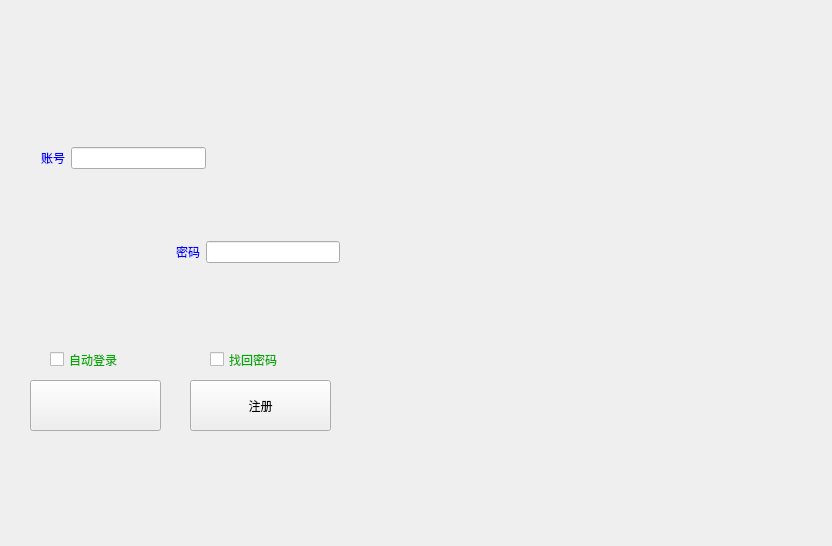
<?xml version="1.0" encoding="UTF-8"?>
<ui version="4.0">
 <class>Widget</class>
 <widget class="QWidget" name="Widget">
  <property name="geometry">
   <rect>
    <x>0</x>
    <y>0</y>
    <width>832</width>
    <height>546</height>
   </rect>
  </property>
  <property name="windowTitle">
   <string>Widget</string>
  </property>
  <property name="styleSheet">
   <string notr="true"/>
  </property>
  <widget class="QWidget" name="verticalLayoutWidget_3">
   <property name="geometry">
    <rect>
     <x>30</x>
     <y>70</y>
     <width>321</width>
     <height>271</height>
    </rect>
   </property>
   <layout class="QVBoxLayout" name="verticalLayout_3">
    <item>
     <layout class="QHBoxLayout" name="horizontalLayout">
      <item>
       <widget class="QLabel" name="label_2">
        <property name="styleSheet">
         <string notr="true">color: rgb(0, 0, 255);
font: 16pt &quot;华文行楷&quot;;</string>
        </property>
        <property name="text">
         <string>账号</string>
        </property>
        <property name="alignment">
         <set>Qt::AlignCenter</set>
        </property>
       </widget>
      </item>
      <item>
       <widget class="QLineEdit" name="lineEdit">
        <property name="styleSheet">
         <string notr="true">font: 75 20pt &quot;Adobe Gurmukhi&quot;;</string>
        </property>
        <property name="text">
         <string/>
        </property>
        <property name="echoMode">
         <enum>QLineEdit::Normal</enum>
        </property>
       </widget>
      </item>
      <item>
       <spacer name="horizontalSpacer">
        <property name="orientation">
         <enum>Qt::Horizontal</enum>
        </property>
        <property name="sizeHint" stdset="0">
         <size>
          <width>40</width>
          <height>20</height>
         </size>
        </property>
       </spacer>
      </item>
     </layout>
    </item>
    <item>
     <layout class="QVBoxLayout" name="verticalLayout">
      <item>
       <layout class="QHBoxLayout" name="horizontalLayout_2">
        <item>
         <spacer name="horizontalSpacer_2">
          <property name="orientation">
           <enum>Qt::Horizontal</enum>
          </property>
          <property name="sizeHint" stdset="0">
           <size>
            <width>40</width>
            <height>20</height>
           </size>
          </property>
         </spacer>
        </item>
        <item>
         <widget class="QLabel" name="label">
          <property name="styleSheet">
           <string notr="true">color: rgb(0, 0, 255);
font: 16pt &quot;华文行楷&quot;;</string>
          </property>
          <property name="text">
           <string>密码</string>
          </property>
         </widget>
        </item>
        <item>
         <widget class="QLineEdit" name="lineEdit_2">
          <property name="minimumSize">
           <size>
            <width>0</width>
            <height>0</height>
           </size>
          </property>
          <property name="styleSheet">
           <string notr="true">font: 75 20pt &quot;Adobe Gurmukhi&quot;;</string>
          </property>
          <property name="text">
           <string/>
          </property>
          <property name="maxLength">
           <number>6</number>
          </property>
          <property name="echoMode">
           <enum>QLineEdit::Password</enum>
          </property>
         </widget>
        </item>
       </layout>
      </item>
     </layout>
    </item>
   </layout>
  </widget>
  <widget class="QCheckBox" name="checkBox">
   <property name="geometry">
    <rect>
     <x>50</x>
     <y>350</y>
     <width>121</width>
     <height>19</height>
    </rect>
   </property>
   <property name="styleSheet">
    <string notr="true">color: rgb(0, 170, 0);
font: 14pt &quot;华文行楷&quot;;</string>
   </property>
   <property name="text">
    <string>自动登录</string>
   </property>
  </widget>
  <widget class="QCheckBox" name="checkBox_2">
   <property name="geometry">
    <rect>
     <x>210</x>
     <y>350</y>
     <width>131</width>
     <height>19</height>
    </rect>
   </property>
   <property name="styleSheet">
    <string notr="true">color: rgb(0, 170, 0);
font: 14pt &quot;华文行楷&quot;;</string>
   </property>
   <property name="text">
    <string>找回密码</string>
   </property>
  </widget>
  <widget class="QPushButton" name="pushButton">
   <property name="geometry">
    <rect>
     <x>30</x>
     <y>380</y>
     <width>131</width>
     <height>51</height>
    </rect>
   </property>
   <property name="styleSheet">
    <string notr="true">border-image: url(:/image/denglulingpai.png);</string>
   </property>
   <property name="text">
    <string/>
   </property>
  </widget>
  <widget class="QPushButton" name="pushButton_2">
   <property name="geometry">
    <rect>
     <x>190</x>
     <y>380</y>
     <width>141</width>
     <height>51</height>
    </rect>
   </property>
   <property name="text">
    <string>注册</string>
   </property>
  </widget>
  <widget class="QLabel" name="label_4">
   <property name="geometry">
    <rect>
     <x>0</x>
     <y>0</y>
     <width>831</width>
     <height>541</height>
    </rect>
   </property>
   <property name="styleSheet">
    <string notr="true"/>
   </property>
   <property name="text">
    <string/>
   </property>
  </widget>
  <zorder>label_4</zorder>
  <zorder>verticalLayoutWidget_3</zorder>
  <zorder>checkBox</zorder>
  <zorder>checkBox_2</zorder>
  <zorder>pushButton</zorder>
  <zorder>pushButton_2</zorder>
 </widget>
 <layoutdefault spacing="6" margin="11"/>
 <resources/>
 <connections/>
</ui>
